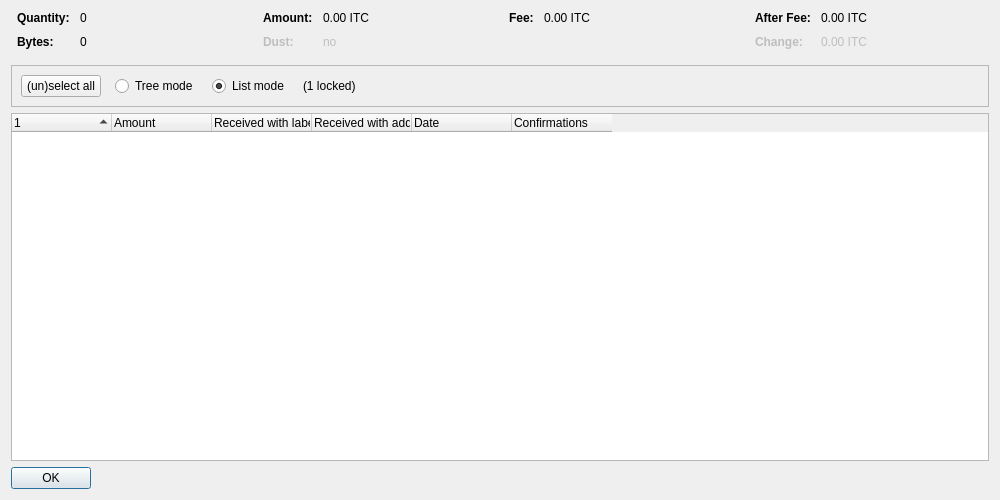
<?xml version="1.0" encoding="UTF-8"?>
<ui version="4.0">
 <class>CoinControlDialog</class>
 <widget class="QDialog" name="CoinControlDialog">
  <property name="geometry">
   <rect>
    <x>0</x>
    <y>0</y>
    <width>1000</width>
    <height>500</height>
   </rect>
  </property>
  <property name="windowTitle">
   <string>Coin Selection</string>
  </property>
  <layout class="QVBoxLayout" name="verticalLayout">
   <item>
    <layout class="QHBoxLayout" name="horizontalLayoutTop" stretch="0,0,0,0">
     <property name="topMargin">
      <number>0</number>
     </property>
     <property name="bottomMargin">
      <number>10</number>
     </property>
     <item>
      <layout class="QFormLayout" name="formLayoutCoinControl1">
       <property name="horizontalSpacing">
        <number>10</number>
       </property>
       <property name="verticalSpacing">
        <number>10</number>
       </property>
       <property name="leftMargin">
        <number>6</number>
       </property>
       <property name="rightMargin">
        <number>6</number>
       </property>
       <item row="0" column="0">
        <widget class="QLabel" name="labelCoinControlQuantityText">
         <property name="font">
          <font>
           <weight>75</weight>
           <bold>true</bold>
          </font>
         </property>
         <property name="text">
          <string>Quantity:</string>
         </property>
        </widget>
       </item>
       <item row="0" column="1">
        <widget class="QLabel" name="labelCoinControlQuantity">
         <property name="cursor">
          <cursorShape>IBeamCursor</cursorShape>
         </property>
         <property name="contextMenuPolicy">
          <enum>Qt::ActionsContextMenu</enum>
         </property>
         <property name="text">
          <string notr="true">0</string>
         </property>
         <property name="textInteractionFlags">
          <set>Qt::LinksAccessibleByMouse|Qt::TextSelectableByKeyboard|Qt::TextSelectableByMouse</set>
         </property>
        </widget>
       </item>
       <item row="1" column="0">
        <widget class="QLabel" name="labelCoinControlBytesText">
         <property name="font">
          <font>
           <weight>75</weight>
           <bold>true</bold>
          </font>
         </property>
         <property name="text">
          <string>Bytes:</string>
         </property>
        </widget>
       </item>
       <item row="1" column="1">
        <widget class="QLabel" name="labelCoinControlBytes">
         <property name="cursor">
          <cursorShape>IBeamCursor</cursorShape>
         </property>
         <property name="contextMenuPolicy">
          <enum>Qt::ActionsContextMenu</enum>
         </property>
         <property name="text">
          <string notr="true">0</string>
         </property>
         <property name="textInteractionFlags">
          <set>Qt::LinksAccessibleByMouse|Qt::TextSelectableByKeyboard|Qt::TextSelectableByMouse</set>
         </property>
        </widget>
       </item>
      </layout>
     </item>
     <item>
      <layout class="QFormLayout" name="formLayoutCoinControl2">
       <property name="horizontalSpacing">
        <number>10</number>
       </property>
       <property name="verticalSpacing">
        <number>10</number>
       </property>
       <property name="leftMargin">
        <number>6</number>
       </property>
       <property name="rightMargin">
        <number>6</number>
       </property>
       <item row="0" column="0">
        <widget class="QLabel" name="labelCoinControlAmountText">
         <property name="font">
          <font>
           <weight>75</weight>
           <bold>true</bold>
          </font>
         </property>
         <property name="text">
          <string>Amount:</string>
         </property>
        </widget>
       </item>
       <item row="0" column="1">
        <widget class="QLabel" name="labelCoinControlAmount">
         <property name="cursor">
          <cursorShape>IBeamCursor</cursorShape>
         </property>
         <property name="contextMenuPolicy">
          <enum>Qt::ActionsContextMenu</enum>
         </property>
         <property name="text">
          <string notr="true">0.00 ITC</string>
         </property>
         <property name="textInteractionFlags">
          <set>Qt::LinksAccessibleByMouse|Qt::TextSelectableByKeyboard|Qt::TextSelectableByMouse</set>
         </property>
        </widget>
       </item>
       <item row="1" column="0">
        <widget class="QLabel" name="labelCoinControlLowOutputText">
         <property name="enabled">
          <bool>false</bool>
         </property>
         <property name="font">
          <font>
           <weight>75</weight>
           <bold>true</bold>
          </font>
         </property>
         <property name="text">
          <string>Dust:</string>
         </property>
        </widget>
       </item>
       <item row="1" column="1">
        <widget class="QLabel" name="labelCoinControlLowOutput">
         <property name="enabled">
          <bool>false</bool>
         </property>
         <property name="cursor">
          <cursorShape>IBeamCursor</cursorShape>
         </property>
         <property name="contextMenuPolicy">
          <enum>Qt::ActionsContextMenu</enum>
         </property>
         <property name="text">
          <string notr="true">no</string>
         </property>
         <property name="textInteractionFlags">
          <set>Qt::LinksAccessibleByMouse|Qt::TextSelectableByKeyboard|Qt::TextSelectableByMouse</set>
         </property>
        </widget>
       </item>
      </layout>
     </item>
     <item>
      <layout class="QFormLayout" name="formLayoutCoinControl3">
       <property name="horizontalSpacing">
        <number>10</number>
       </property>
       <property name="verticalSpacing">
        <number>10</number>
       </property>
       <property name="leftMargin">
        <number>6</number>
       </property>
       <property name="rightMargin">
        <number>6</number>
       </property>
       <item row="0" column="0">
        <widget class="QLabel" name="labelCoinControlFeeText">
         <property name="font">
          <font>
           <weight>75</weight>
           <bold>true</bold>
          </font>
         </property>
         <property name="text">
          <string>Fee:</string>
         </property>
        </widget>
       </item>
       <item row="0" column="1">
        <widget class="QLabel" name="labelCoinControlFee">
         <property name="cursor">
          <cursorShape>IBeamCursor</cursorShape>
         </property>
         <property name="contextMenuPolicy">
          <enum>Qt::ActionsContextMenu</enum>
         </property>
         <property name="text">
          <string notr="true">0.00 ITC</string>
         </property>
         <property name="textInteractionFlags">
          <set>Qt::LinksAccessibleByMouse|Qt::TextSelectableByKeyboard|Qt::TextSelectableByMouse</set>
         </property>
        </widget>
       </item>
      </layout>
     </item>
     <item>
      <layout class="QFormLayout" name="formLayoutCoinControl4">
       <property name="horizontalSpacing">
        <number>10</number>
       </property>
       <property name="verticalSpacing">
        <number>10</number>
       </property>
       <property name="leftMargin">
        <number>6</number>
       </property>
       <property name="rightMargin">
        <number>6</number>
       </property>
       <item row="0" column="0">
        <widget class="QLabel" name="labelCoinControlAfterFeeText">
         <property name="font">
          <font>
           <weight>75</weight>
           <bold>true</bold>
          </font>
         </property>
         <property name="text">
          <string>After Fee:</string>
         </property>
        </widget>
       </item>
       <item row="0" column="1">
        <widget class="QLabel" name="labelCoinControlAfterFee">
         <property name="cursor">
          <cursorShape>IBeamCursor</cursorShape>
         </property>
         <property name="contextMenuPolicy">
          <enum>Qt::ActionsContextMenu</enum>
         </property>
         <property name="text">
          <string notr="true">0.00 ITC</string>
         </property>
         <property name="textInteractionFlags">
          <set>Qt::LinksAccessibleByMouse|Qt::TextSelectableByKeyboard|Qt::TextSelectableByMouse</set>
         </property>
        </widget>
       </item>
       <item row="1" column="0">
        <widget class="QLabel" name="labelCoinControlChangeText">
         <property name="enabled">
          <bool>false</bool>
         </property>
         <property name="font">
          <font>
           <weight>75</weight>
           <bold>true</bold>
          </font>
         </property>
         <property name="text">
          <string>Change:</string>
         </property>
        </widget>
       </item>
       <item row="1" column="1">
        <widget class="QLabel" name="labelCoinControlChange">
         <property name="enabled">
          <bool>false</bool>
         </property>
         <property name="cursor">
          <cursorShape>IBeamCursor</cursorShape>
         </property>
         <property name="contextMenuPolicy">
          <enum>Qt::ActionsContextMenu</enum>
         </property>
         <property name="text">
          <string notr="true">0.00 ITC</string>
         </property>
         <property name="textInteractionFlags">
          <set>Qt::LinksAccessibleByMouse|Qt::TextSelectableByKeyboard|Qt::TextSelectableByMouse</set>
         </property>
        </widget>
       </item>
      </layout>
     </item>
    </layout>
   </item>
   <item>
    <widget class="QFrame" name="frame">
     <property name="minimumSize">
      <size>
       <width>0</width>
       <height>40</height>
      </size>
     </property>
     <property name="frameShape">
      <enum>QFrame::StyledPanel</enum>
     </property>
     <property name="frameShadow">
      <enum>QFrame::Sunken</enum>
     </property>
     <layout class="QHBoxLayout" name="horizontalLayout">
      <item>
       <layout class="QHBoxLayout" name="horizontalLayoutPanel" stretch="0,0,0,0,0">
        <property name="spacing">
         <number>14</number>
        </property>
        <item>
         <widget class="QPushButton" name="pushButtonSelectAll">
          <property name="sizePolicy">
           <sizepolicy hsizetype="Maximum" vsizetype="Fixed">
            <horstretch>0</horstretch>
            <verstretch>0</verstretch>
           </sizepolicy>
          </property>
          <property name="text">
           <string>(un)select all</string>
          </property>
          <property name="autoDefault">
           <bool>false</bool>
          </property>
         </widget>
        </item>
        <item>
         <widget class="QRadioButton" name="radioTreeMode">
          <property name="sizePolicy">
           <sizepolicy hsizetype="Maximum" vsizetype="Fixed">
            <horstretch>0</horstretch>
            <verstretch>0</verstretch>
           </sizepolicy>
          </property>
          <property name="text">
           <string>Tree mode</string>
          </property>
         </widget>
        </item>
        <item>
         <widget class="QRadioButton" name="radioListMode">
          <property name="sizePolicy">
           <sizepolicy hsizetype="Maximum" vsizetype="Fixed">
            <horstretch>0</horstretch>
            <verstretch>0</verstretch>
           </sizepolicy>
          </property>
          <property name="text">
           <string>List mode</string>
          </property>
          <property name="checked">
           <bool>true</bool>
          </property>
         </widget>
        </item>
        <item>
         <widget class="QLabel" name="labelLocked">
          <property name="text">
           <string notr="true">(1 locked)</string>
          </property>
         </widget>
        </item>
        <item>
         <spacer name="horizontalSpacer">
          <property name="orientation">
           <enum>Qt::Horizontal</enum>
          </property>
          <property name="sizeHint" stdset="0">
           <size>
            <width>40</width>
            <height>20</height>
           </size>
          </property>
         </spacer>
        </item>
       </layout>
      </item>
     </layout>
    </widget>
   </item>
   <item>
    <widget class="CoinControlTreeWidget" name="treeWidget">
     <property name="contextMenuPolicy">
      <enum>Qt::CustomContextMenu</enum>
     </property>
     <property name="sortingEnabled">
      <bool>false</bool>
     </property>
     <property name="columnCount">
      <number>6</number>
     </property>
     <attribute name="headerShowSortIndicator" stdset="0">
      <bool>true</bool>
     </attribute>
     <attribute name="headerStretchLastSection">
      <bool>false</bool>
     </attribute>
     <column>
      <property name="text">
       <string/>
      </property>
     </column>
     <column>
      <property name="text">
       <string>Amount</string>
      </property>
     </column>
     <column>
      <property name="text">
       <string>Received with label</string>
      </property>
     </column>
     <column>
      <property name="text">
       <string>Received with address</string>
      </property>
     </column>
     <column>
      <property name="text">
       <string>Date</string>
      </property>
     </column>
     <column>
      <property name="text">
       <string>Confirmations</string>
      </property>
      <property name="toolTip">
       <string>Confirmed</string>
      </property>
     </column>
     <column>
      <property name="text">
       <string/>
      </property>
     </column>
     <column>
      <property name="text">
       <string/>
      </property>
     </column>
     <column>
      <property name="text">
       <string/>
      </property>
     </column>
     <column>
      <property name="text">
       <string/>
      </property>
     </column>
    </widget>
   </item>
   <item>
    <widget class="QDialogButtonBox" name="buttonBox">
     <property name="sizePolicy">
      <sizepolicy hsizetype="Maximum" vsizetype="Fixed">
       <horstretch>0</horstretch>
       <verstretch>0</verstretch>
      </sizepolicy>
     </property>
     <property name="orientation">
      <enum>Qt::Horizontal</enum>
     </property>
     <property name="standardButtons">
      <set>QDialogButtonBox::Ok</set>
     </property>
    </widget>
   </item>
  </layout>
 </widget>
 <customwidgets>
  <customwidget>
   <class>CoinControlTreeWidget</class>
   <extends>QTreeWidget</extends>
   <header>qt/coincontroltreewidget.h</header>
  </customwidget>
 </customwidgets>
 <resources/>
 <connections/>
</ui>
